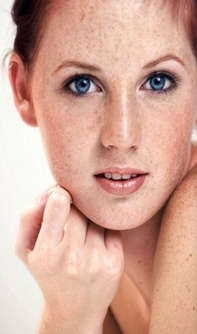
%> input picture MATLAB/Day09/beauty_project/portrait.jpg, 197 x 334 px, shrunk from 328 x 556 before the run
$ octave main_beauty.m   (GNU Octave 9; MATLAB toolbox functions it lacks are replaced by stand-ins)
%> lines starting %> are read from the running program, lines starting %| are printed output that depends on the picture; in (x1, y1, x2, y2) boxes, pixels count from 0 and x2, y2 are one past the last pixel; in counts of white or black regions, pixels touching at a corner belong together; the program's own positions count from 1
### MATLAB/Day09/detectSkinRGB.m
function mask = detectSkinRGB(I)
R = I(:,:,1); G = I(:,:,2); B = I(:,:,3);
channelMax = max(I, [], 3);
channelMin = min(I, [], 3);
mask = R > 95/255 & G > 40/255 & B > 20/255 & ...
       R > G & R > B & abs(R-G) > 15/255 & ...
       channelMax-channelMin > 15/255;
end

### MATLAB/Day09/detectSkinHSV.m
function mask = detectSkinHSV(I)
hsvImg = rgb2hsv(I);
H = hsvImg(:,:,1); S = hsvImg(:,:,2); V = hsvImg(:,:,3);
redHue = H <= 0.12 | H >= 0.96;
mask = redHue & S >= 0.15 & S <= 0.75 & V >= 0.25;
end

### MATLAB/Day09/detectSkinYCbCr.m
function mask = detectSkinYCbCr(I)
ycbcr = rgb2ycbcr(I);
Y = ycbcr(:,:,1); Cb = ycbcr(:,:,2); Cr = ycbcr(:,:,3);
mask = Cb >= 77/255 & Cb <= 127/255 & ...
       Cr >= 133/255 & Cr <= 173/255 & ...
       Y > 40/255 & Y < 245/255;
end

### MATLAB/Day09/processSkinMask.m
function [mask, maskSoft] = processSkinMask(mask, I)
mask = logical(mask);
mask = imopen(mask, makeDisk(1));
mask = imclose(mask, makeDisk(3));

% 只填充小孔，避免眼睛和嘴部被掩膜覆盖。
holes = imfill(mask, 'holes') & ~mask;
smallHoles = holes & ~bwareaopen(holes, 350);
mask = mask | smallHoles;
mask = bwareaopen(mask, 80);

maskSoft = imgaussfilt(double(mask), 4);
ycbcr = rgb2ycbcr(I);
Y = ycbcr(:,:,1);
hsvImg = rgb2hsv(I);
S = hsvImg(:,:,2);
lightWeight = min(max((Y-0.10)/0.18, 0), 1);
satProtection = 1 - 0.70*min(max((S-0.48)/0.30, 0), 1);
maskSoft = maskSoft .* lightWeight .* satProtection;
maskSoft = max(0, min(1, maskSoft));
end

### MATLAB/Day09/bilateralSmoothSkin.m
function [result, supported] = bilateralSmoothSkin(I, maskSoft, strength)
supported = exist('imbilatfilt', 'file') == 2;
if ~supported
    result = gaussianSmoothSkin(I, maskSoft, strength);
    return;
end

filtered = zeros(size(I));
degree = 0.025 + 0.045*strength;
spatialSigma = 5 + 8*strength;
for c = 1:3
    filtered(:,:,c) = imbilatfilt(I(:,:,c), degree, spatialSigma);
end
result = blendByMask(I, filtered, maskSoft, strength);
end

### MATLAB/Day09/blendByMask.m
function result = blendByMask(I, filtered, maskSoft, strength)
alpha = repmat(max(0, min(1, maskSoft*strength)), [1 1 3]);
result = I.*(1-alpha) + filtered.*alpha;
result = max(0, min(1, result));
end

### MATLAB/Day09/smoothSkin.m
function result = smoothSkin(I, maskSoft, strength)
[bilateralResult, supported] = bilateralSmoothSkin(I, maskSoft, strength);
gaussianResult = gaussianSmoothSkin(I, maskSoft, strength);
if supported
    result = 0.80*bilateralResult + 0.20*gaussianResult;
else
    result = gaussianResult;
end
result = max(0, min(1, result));
end

### MATLAB/Day09/gaussianSmoothSkin.m
function result = gaussianSmoothSkin(I, maskSoft, strength)
filtered = zeros(size(I));
sigma = 1.2 + 2.3*strength;
for c = 1:3
    filtered(:,:,c) = imgaussfilt(I(:,:,c), sigma);
end
result = blendByMask(I, filtered, maskSoft, strength);
end

### MATLAB/Day09/saveCompareFigure.m
function fig = saveCompareFigure(images, titles, layoutSize, ...
    outPath, figureName, visible)
showWindow = visible && usejava('desktop');
if showWindow
    visibility = 'on';
else
    visibility = 'off';
end

fig = figure('Name', figureName, 'Color', 'w', ...
    'Visible', visibility, 'Position', [80 80 1200 720]);
tiledlayout(layoutSize(1), layoutSize(2), ...
    'TileSpacing', 'compact', 'Padding', 'compact');
for k = 1:numel(images)
    nexttile;
    if ndims(images{k}) == 2
        imshow(images{k}, []);
    else
        imshow(images{k});
    end
    title(titles{k});
end
drawnow;
exportgraphics(fig, outPath, 'Resolution', 160);
if ~showWindow
    close(fig);
end
end

### MATLAB/Day09/medianSmoothSkin.m
function result = medianSmoothSkin(I, maskSoft, strength)
filtered = zeros(size(I));
kernelSize = 3 + 2*(strength > 0.55);
for c = 1:3
    filtered(:,:,c) = medfilt2(I(:,:,c), ...
        [kernelSize kernelSize], 'symmetric');
end
result = blendByMask(I, filtered, maskSoft, strength);
end

### MATLAB/Day09/guidedSmoothSkin.m
function [result, supported] = guidedSmoothSkin(I, maskSoft, strength)
supported = exist('imguidedfilter', 'file') == 2;
if ~supported
    result = gaussianSmoothSkin(I, maskSoft, strength);
    return;
end

filtered = zeros(size(I));
windowSize = 5 + 2*round(3*strength);
if mod(windowSize, 2) == 0
    windowSize = windowSize + 1;
end
for c = 1:3
    filtered(:,:,c) = imguidedfilter(I(:,:,c), ...
        'NeighborhoodSize', [windowSize windowSize], ...
        'DegreeOfSmoothing', 0.0005 + 0.003*strength);
end
result = blendByMask(I, filtered, maskSoft, strength);
end

### MATLAB/Day09/enhanceLipColor.m
function [result, lipMaskSoft] = enhanceLipColor(I)
[height, width, ~] = size(I);
hsvImg = rgb2hsv(I);
H = hsvImg(:,:,1); S = hsvImg(:,:,2); V = hsvImg(:,:,3);
R = I(:,:,1); G = I(:,:,2); B = I(:,:,3);

% 用嘴部中心附近的椭圆限制候选区域，排除鼻尖和人中阴影。
[xGrid, yGrid] = meshgrid(1:width, 1:height);
centerX = 0.52*width;
centerY = 0.545*height;
radiusX = 0.19*width;
radiusY = 0.050*height;
roi = ((xGrid-centerX)/radiusX).^2 + ...
      ((yGrid-centerY)/radiusY).^2 <= 1;

redHue = H <= 0.08 | H >= 0.94;
redness = R - 0.5*(G+B);
lipMask = roi & redHue & S >= 0.30 & V >= 0.18 & ...
          redness >= 0.25 & R > 1.15*G & R > 1.12*B;
lipMask = imopen(lipMask, makeDisk(1));
lipMask = imclose(lipMask, makeDisk(2));
lipMask = bwareaopen(lipMask, 15);
if any(lipMask(:))
    lipMask = bwareafilt(lipMask, 1);
end
lipMaskSoft = imgaussfilt(double(lipMask), 2.0);
lipMaskSoft = max(0, min(1, lipMaskSoft));

H2 = H;
lowRed = H <= 0.12;
H2(lowRed) = 0.65*H(lowRed);
highRed = H >= 0.92;
H2(highRed) = 1 - 0.65*(1-H(highRed));
S2 = min(1, S*1.30);
V2 = min(1, V*1.03);
colored = hsv2rgb(cat(3, H2, S2, V2));
result = blendByMask(I, colored, lipMaskSoft, 0.75);
end

### MATLAB/Day09/runBeautyPipeline.m
function [smoothResult, finalResult] = runBeautyPipeline( ...
    I, maskSoft, smoothStrength, whitenStrength)
smoothResult = smoothSkin(I, maskSoft, smoothStrength);
finalResult = whitenSkinHSV(smoothResult, maskSoft, whitenStrength);
end

### MATLAB/Day09/makeDisk.m
function se = makeDisk(r)
try
    se = strel('disk', r);
catch
    se = strel('disk', r, 0);
end
end

### MATLAB/Day09/whitenSkinHSV.m
function result = whitenSkinHSV(I, maskSoft, strength)
hsvImg = rgb2hsv(I);
H = hsvImg(:,:,1); S = hsvImg(:,:,2); V = hsvImg(:,:,3);
S2 = max(0, min(1, S.*(1-0.18*strength)));
V2 = max(0, min(1, V.*(1+0.25*strength)+0.03*strength));
whiteImg = hsv2rgb(cat(3, H, S2, V2));
result = blendByMask(I, whiteImg, maskSoft, 1.0);
end

### MATLAB/Day09/main_beauty.m
clear; clc; close all;

scriptDir = fileparts(mfilename('fullpath'));
imgPath = fullfile(scriptDir, 'portrait.jpg');
if ~exist(imgPath, 'file')
    imgPath = fullfile(scriptDir, '人像美颜素材1.jpeg');
end
if ~exist(imgPath, 'file')
    error('未找到人像图片，请将 portrait.jpg 放到当前目录。');
end

outDir = fullfile(scriptDir, 'output_beauty');
if ~exist(outDir, 'dir')
    mkdir(outDir);
end

I = im2double(imread(imgPath));
if size(I, 3) == 1
    I = repmat(I, [1 1 3]);
end

naturalSmooth = 0.40;
naturalWhiten = 0.20;
strongSmooth = 0.65;
strongWhiten = 0.35;

%% 皮肤检测和基础美颜流程
rgbMaskRaw = detectSkinRGB(I);
%> in detectSkinRGB, `mask = R > 95/255 & G > 40/255 & B > 20/255 & R > G & R > B & abs(R-G)..`:
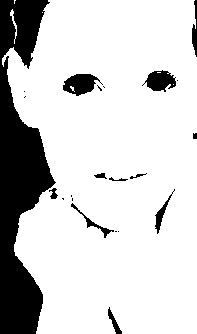
%> mask: size 334x197 logical; 81.5% white; 22 black regions (10 under 20 px), largest, box (x1, y1, x2, y2) and area: (0, 0, 56, 334) 10302, (63, 74, 103, 96) 533, (142, 70, 176, 92) 461
hsvMaskRaw = detectSkinHSV(I);
%> in detectSkinHSV, `hsvImg = rgb2hsv(I);`: hsvImg: size 334x197x3 double; mean H, S, V 0.091, 0.312, 0.833
%> in detectSkinHSV, `S = hsvImg(:,:,2)`:
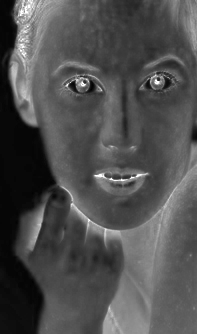
%> S: size 334x197 double; min 0, max 1, mean 0.312
%> in detectSkinHSV, `redHue = H <= 0.12 | H >= 0.96;`: redHue: size 334x197 logical; 88.9% white; 18 black regions (9 under 20 px), largest, box (x1, y1, x2, y2) and area: (0, 73, 54, 314) 5598, (0, 0, 12, 62) 514, (147, 72, 173, 93) 413
%> in detectSkinHSV, `mask = redHue & S >= 0.15 & S <= 0.75 & V >= 0.25;`: mask: size 334x197 logical; 82.1% white; 48 black regions (39 under 20 px), largest, box (x1, y1, x2, y2) and area: (0, 0, 65, 334) 10510, (64, 74, 96, 95) 482, (146, 71, 175, 93) 439
ycbcrMaskRaw = detectSkinYCbCr(I);
%> in detectSkinYCbCr, `ycbcr = rgb2ycbcr(I);`: ycbcr: size 334x197x3 double; mean of channels 1, 2, 3 0.667, 0.448, 0.582
%> in detectSkinYCbCr, `Y = ycbcr(:,:,1)`:
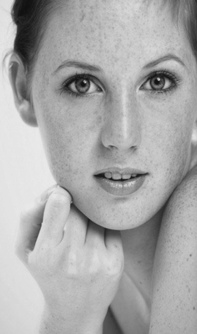
%> Y: size 334x197 double; min 0.0643, max 0.919, mean 0.667
%> in detectSkinYCbCr, `Cb = ycbcr(:,:,2)`:
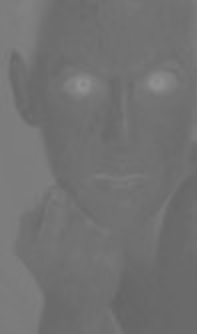
%> Cb: size 334x197 double; min 0.395, max 0.574, mean 0.448
%> in detectSkinYCbCr, `mask = Cb >= 77/255 & Cb <= 127/255 & Cr >= 133/255 & Cr <= 173/255 & ..`: mask: size 334x197 logical; 84% white; 25 black regions (18 under 20 px), largest, box (x1, y1, x2, y2) and area: (0, 0, 55, 334) 8577, (15, 0, 41, 60) 849, (65, 75, 96, 95) 422

[rgbMask, ~] = processSkinMask(rgbMaskRaw, I);
%> in processSkinMask, `mask = imopen(mask, makeDisk(1));`: mask: size 334x197 logical; 81.3% white; 20 black regions (9 under 20 px), largest, box (x1, y1, x2, y2) and area: (0, 0, 58, 334) 10430, (63, 74, 103, 96) 543, (142, 70, 178, 92) 476
%> in processSkinMask, `mask = imclose(mask, makeDisk(3));`: mask: size 334x197 logical; 82.1% white; 11 black regions, largest, box (x1, y1, x2, y2) and area: (0, 0, 55, 334) 10340, (63, 74, 96, 96) 520, (146, 71, 176, 91) 449
%> in processSkinMask, `holes = imfill(mask, 'holes') & ~mask;`: holes: size 334x197 logical; 1.8% white; 7 white regions, largest, box (x1, y1, x2, y2) and area: (63, 74, 96, 96) 520, (146, 71, 176, 91) 449, (156, 208, 165, 227) 112
%> in processSkinMask, `smallHoles = holes & ~bwareaopen(holes, 350);`: smallHoles: size 334x197 logical; 0.36% white; 5 white regions, box (x1, y1, x2, y2) and area: (156, 208, 165, 227) 112, (102, 228, 110, 235) 42, (51, 193, 57, 199) 30, (87, 220, 93, 226) 30, (100, 173, 105, 178) 21
%> in processSkinMask, `mask = mask | smallHoles;`: mask: size 334x197 logical; 82.4% white; 6 black regions, box (x1, y1, x2, y2) and area: (0, 0, 55, 334) 10340, (63, 74, 96, 96) 520, (146, 71, 176, 91) 449, (192, 0, 197, 57) 173, (113, 323, 122, 334) 60, (193, 133, 197, 139) 20
[hsvMask, ~] = processSkinMask(hsvMaskRaw, I);
%> in processSkinMask (call 2), `mask = imopen(mask, makeDisk(1));`: mask: size 334x197 logical; 82% white; 46 black regions (37 under 20 px), largest, box (x1, y1, x2, y2) and area: (0, 0, 65, 334) 10564, (64, 74, 96, 95) 491, (146, 71, 175, 93) 444
%> in processSkinMask (call 2), `mask = imclose(mask, makeDisk(3));`: mask: size 334x197 logical; 82.5% white; 6 black regions (2 under 20 px), largest, box (x1, y1, x2, y2) and area: (0, 0, 65, 334) 10534, (65, 74, 96, 95) 482, (146, 72, 174, 93) 434, (192, 128, 197, 141) 55
%> in processSkinMask (call 2), `holes = imfill(mask, 'holes') & ~mask;`: holes: size 334x197 logical; 1.4% white; 2 white regions, box (x1, y1, x2, y2) and area: (65, 74, 96, 95) 482, (146, 72, 174, 93) 434
%> in processSkinMask (call 2), `smallHoles = holes & ~bwareaopen(holes, 350);`: smallHoles: size 334x197 logical; every value is 0
[maskBinary, maskSoft] = processSkinMask(ycbcrMaskRaw, I);
%> in processSkinMask (call 3), `mask = imopen(mask, makeDisk(1));`: mask: size 334x197 logical; 83.9% white; 19 black regions (12 under 20 px), largest, box (x1, y1, x2, y2) and area: (0, 0, 55, 334) 9462, (65, 75, 96, 95) 427, (147, 72, 174, 93) 420
%> in processSkinMask (call 3), `mask = imclose(mask, makeDisk(3));`: mask: size 334x197 logical; 84.4% white; 5 black regions (1 under 20 px), largest, box (x1, y1, x2, y2) and area: (0, 0, 55, 334) 9400, (147, 72, 173, 92) 413, (68, 75, 96, 95) 405, (11, 69, 17, 80) 57
%> in processSkinMask (call 3), `smallHoles = holes & ~bwareaopen(holes, 350);`:
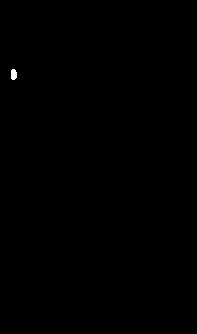
%> smallHoles: size 334x197 logical; 0.09% white; 1 white region, box (x1, y1, x2, y2) and area: (11, 69, 17, 80) 57
%> in processSkinMask (call 3), `mask = mask | smallHoles;`: mask: size 334x197 logical; 84.5% white; 4 black regions (1 under 20 px), largest, box (x1, y1, x2, y2) and area: (0, 0, 55, 334) 9400, (147, 72, 173, 92) 413, (68, 75, 96, 95) 405

[smoothResult, finalResult] = runBeautyPipeline( ...
    I, maskSoft, strongSmooth, strongWhiten);
%> in blendByMask, `alpha = repmat(max(0, min(1, maskSoft*strength)), [1 1 3]);`:
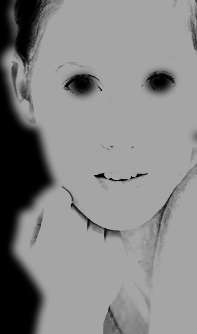
%> alpha: size 334x197x3 double; min 0, max 0.65, mean 0.529
%> in smoothSkin, `[bilateralResult, supported] = bilateralSmoothSkin(I, maskSoft, streng..`: supported = true
%> after the loop in gaussianSmoothSkin, `for c = 1:3`:
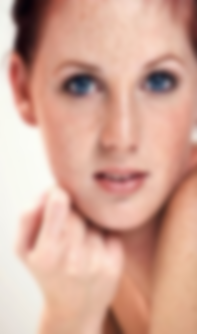
%> filtered: size 334x197x3 double; mean R, G, B 0.832, 0.659, 0.595; mean of the top-left, top-right, bottom-left and bottom-right quarters 0.648, 0.698, 0.813, 0.622

imwrite(I, fullfile(outDir, '01_original.png'));
imwrite(maskBinary, fullfile(outDir, '02_skin_mask_ycbcr.png'));
imwrite(maskSoft, fullfile(outDir, '03_skin_mask_soft.png'));
imwrite(smoothResult, fullfile(outDir, '04_smooth_result.png'));
imwrite(finalResult, fullfile(outDir, '05_final_beauty.png'));
imwrite([I finalResult], fullfile(outDir, '06_original_final_compare.png'));
imwrite(rgbMask, fullfile(outDir, 'RGB_skin_mask.png'));
imwrite(hsvMask, fullfile(outDir, 'HSV_skin_mask.png'));
imwrite(maskBinary, fullfile(outDir, 'YCbCr_skin_mask.png'));

saveCompareFigure( ...
    {I, maskBinary, maskSoft, smoothResult, finalResult, [I finalResult]}, ...
    {'原图', 'YCbCr皮肤掩膜', '羽化掩膜', '磨皮结果', ...
     '最终美颜', '原图 / 最终结果'}, [2 3], ...
    fullfile(outDir, 'basic_beauty_process.png'), '基础美颜流程', true);

saveCompareFigure({I, rgbMask, hsvMask, maskBinary}, ...
    {'原图', 'RGB阈值', 'HSV阈值', 'YCbCr阈值'}, [2 2], ...
    fullfile(outDir, '07_skin_detection_compare.png'), ...
    '皮肤检测算法对比', true);
disp('皮肤检测对比完成。');

%% 磨皮方法对比
gaussianResult = gaussianSmoothSkin(I, maskSoft, strongSmooth);
medianResult = medianSmoothSkin(I, maskSoft, strongSmooth);
[bilateralResult, bilateralSupported] = ...
    bilateralSmoothSkin(I, maskSoft, strongSmooth);
%> bilateralSupported = true
[guidedResult, guidedSupported] = ...
    guidedSmoothSkin(I, maskSoft, strongSmooth);
%> guidedSupported = true

imwrite(gaussianResult, fullfile(outDir, 'gaussian_smooth.png'));
imwrite(medianResult, fullfile(outDir, 'median_smooth.png'));
imwrite(bilateralResult, fullfile(outDir, 'bilateral_smooth.png'));
imwrite(guidedResult, fullfile(outDir, 'guided_smooth.png'));

saveCompareFigure( ...
    {I, gaussianResult, medianResult, bilateralResult, guidedResult}, ...
    {'原图', '高斯滤波', '中值滤波', '双边滤波', '引导滤波'}, [2 3], ...
    fullfile(outDir, '08_smooth_method_compare.png'), ...
    '磨皮算法对比', true);
disp('磨皮算法对比完成。');

if ~bilateralSupported
    disp('当前 MATLAB 不支持 imbilatfilt，双边滤波使用高斯近似。');
end
if ~guidedSupported
    disp('当前 MATLAB 不支持 imguidedfilter，引导滤波使用高斯近似。');
end

%% 美颜模式和唇色增强
[~, naturalBeauty] = runBeautyPipeline( ...
    I, maskSoft, naturalSmooth, naturalWhiten);
[~, strongBeauty] = runBeautyPipeline( ...
    I, maskSoft, strongSmooth, strongWhiten);
[lipResult, lipMask] = enhanceLipColor(strongBeauty);

imwrite(naturalBeauty, fullfile(outDir, 'natural_beauty.png'));
imwrite(strongBeauty, fullfile(outDir, 'strong_beauty.png'));
imwrite(lipMask, fullfile(outDir, 'lip_mask.png'));
imwrite(lipResult, fullfile(outDir, 'lip_enhance_result.png'));

saveCompareFigure({I, naturalBeauty, strongBeauty}, ...
    {'原图', '自然美颜', '强美颜'}, [1 3], ...
    fullfile(outDir, '09_beauty_mode_compare.png'), ...
    '美颜强度对比', false);

saveCompareFigure({strongBeauty, lipResult}, ...
    {'基础美颜', '唇色增强'}, [1 2], ...
    fullfile(outDir, '10_lip_enhancement_compare.png'), ...
    '唇色增强对比', false);

saveCompareFigure( ...
    {I, naturalBeauty, strongBeauty, finalResult, lipResult}, ...
    {'原图', '自然美颜', '强美颜', '基础美颜', '唇色增强'}, [2 3], ...
    fullfile(outDir, 'beauty_extension_overview.png'), ...
    '美颜模式与美妆扩展', true);

disp('美颜模式和唇色增强完成。');
disp(['全部结果已保存到：' outDir]);
